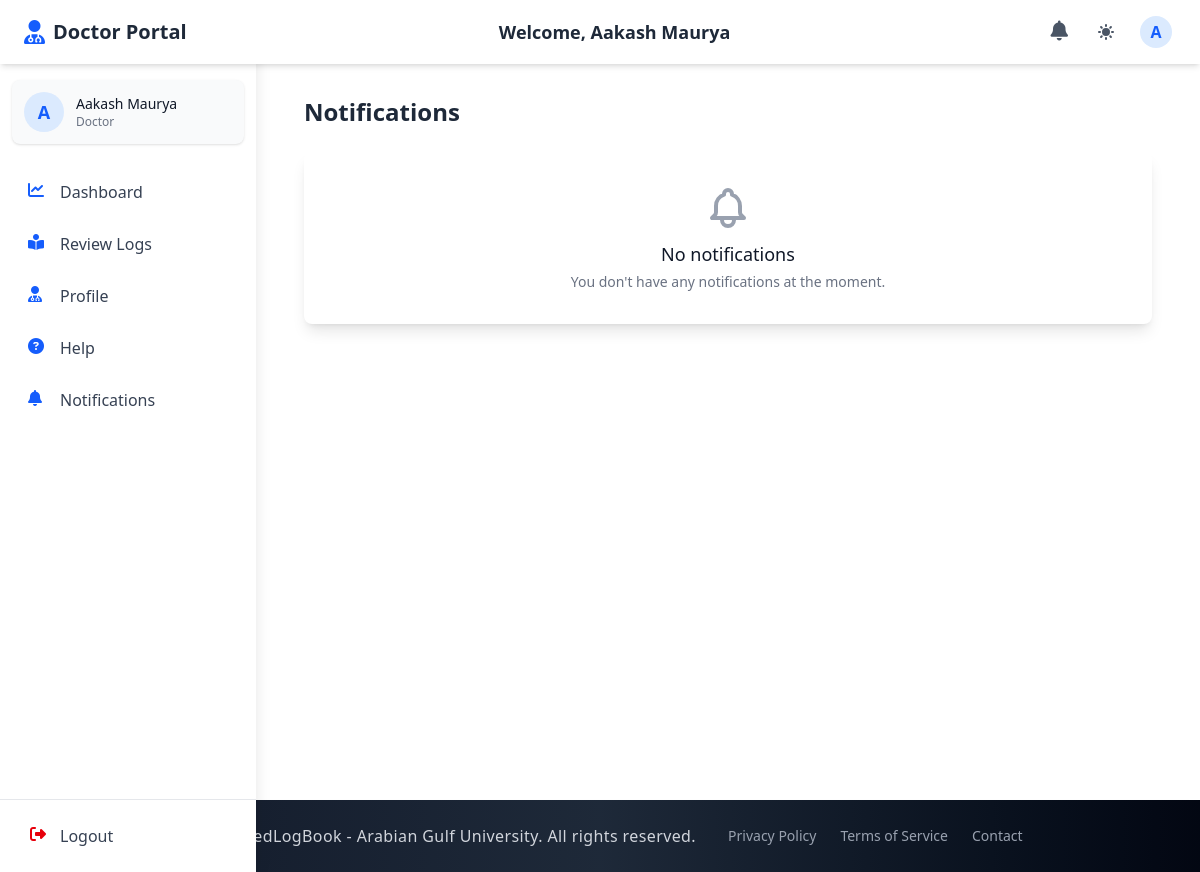
Before: /doctors/notifications/ (signed in) with the older database file.
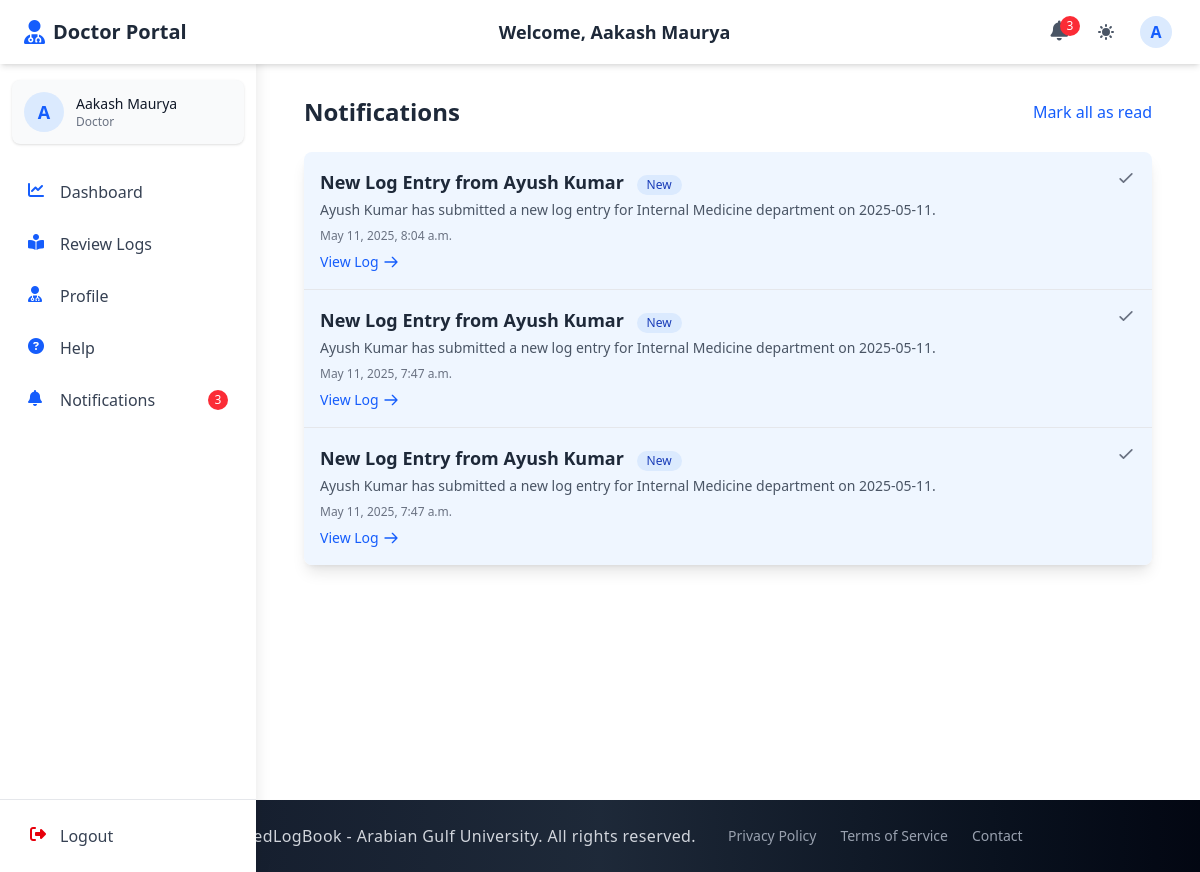
After: the same page with the newer database file.
### accounts/models.py (models this page shows, shortened)
class CustomUser(AbstractUser):
    email = models.EmailField(unique=True)
    first_name = models.CharField(max_length=150, blank=True)
    last_name = models.CharField(max_length=150, blank=True)
    profile_photo = models.ImageField(
        upload_to="profiles/", blank=True, null=True, default="profiles/default.jpg"
    )
    city = models.CharField(max_length=100, blank=True)
    country = models.CharField(max_length=100, blank=True)
    phone_no = models.CharField(max_length=20, blank=True)
    bio = models.TextField(blank=True)
    speciality = models.CharField(max_length=100, blank=True)
    ROLE_CHOICES = (
        ("student", "Student"),
        ("doctor", "Doctor"),
        ("staff", "Staff"),
        ("admin", "Admin"),
    )
    role = models.CharField(max_length=10, choices=ROLE_CHOICES, default="student")
    groups = models.ManyToManyField(
        "auth.Group", related_name="customuser_groups", blank=True
    )
    user_permissions = models.ManyToManyField(
        "auth.Permission", related_name="customuser_permissions", blank=True
    )
    USERNAME_FIELD = "email"
    REQUIRED_FIELDS = ["username"]

### doctor_section/models.py (models this page shows, shortened)
class Notification(models.Model):
    recipient = models.ForeignKey(Doctor, on_delete=models.CASCADE, related_name='notifications')
    log_entry = models.ForeignKey(StudentLogFormModel, on_delete=models.CASCADE, null=True, blank=True)
    title = models.CharField(max_length=100)
    message = models.TextField()
    created_at = models.DateTimeField(auto_now_add=True)
    is_read = models.BooleanField(default=False)
    class Meta:
        ordering = ['-created_at']
        verbose_name = "Notification"
        verbose_name_plural = "Notifications"

### doctor_section/views.py (the view)
# urls.py: path("notifications/", views.notifications, name="notifications"),
@login_required
def notifications(request):
    doctor = request.user.doctor_profile
    notifications_list = Notification.objects.filter(recipient=doctor).order_by('-created_at')
    if request.GET.get('mark_read'):
        notification_id = request.GET.get('mark_read')
        notification = get_object_or_404(Notification, id=notification_id, recipient=doctor)
        notification.mark_as_read()
        return redirect('doctor_section:notifications')
    if request.GET.get('mark_all_read'):
        notifications_list.filter(is_read=False).update(is_read=True)
        messages.success(request, "All notifications marked as read.")
        return redirect('doctor_section:notifications')
    paginator = Paginator(notifications_list, 10)  # 10 items per page
    page_number = request.GET.get('page')
    page_obj = paginator.get_page(page_number)
    context = {
        'notifications': page_obj,
        'unread_count': notifications_list.filter(is_read=False).count(),
    }
    return render(request, "doctor_notifications.html", context)

### admin_section/context_processors.py (called while the page is built)
def admin_notification_count(request):
    if request.user.is_authenticated and request.user.role == 'admin':
        try:
            admin_unread_notifications_count = AdminNotification.objects.filter(recipient=request.user, is_read=False).count()
            return {'admin_unread_notifications_count': admin_unread_notifications_count}
        except:
            pass
    return {'admin_unread_notifications_count': 0}

### doctor_section/context_processors.py (called while the page is built)
def notification_count(request):
    if request.user.is_authenticated and hasattr(request.user, 'doctor_profile'):
        try:
            doctor = request.user.doctor_profile
            unread_notifications_count = Notification.objects.filter(recipient=doctor, is_read=False).count()
            return {'unread_notifications_count': unread_notifications_count}
        except:
            pass
    return {'unread_notifications_count': 0}

### student_section/context_processors.py (called while the page is built, shortened)
def student_notification_count(request):
    return {'student_unread_notifications_count': 0}

### doctor_section/templates/doctor_notifications.html (shortened to what this page needs)
{% extends 'base.html' %}
{% block navbar %}
  {% include './components/doc_auth_navbar.html' %}
{% endblock %}
{% block content %}
  <div class="container mx-auto px-4 py-8">
    <div class="flex justify-between items-center mb-6">
      <h2 class="text-2xl font-bold text-gray-800 dark:text-white">Notifications</h2>
      {% if unread_count > 0 %}
        <a href="?mark_all_read=true" class="text-blue-600 hover:text-blue-800 dark:text-blue-400 dark:hover:text-blue-300">
          Mark all as read
        </a>
      {% endif %}
    </div>
    {% if notifications %}
      <div class="bg-white dark:bg-gray-800 rounded-lg shadow-lg overflow-hidden">
        <ul class="divide-y divide-gray-200 dark:divide-gray-700">
          {% for notification in notifications %}
            <li class="p-4 {% if not notification.is_read %}bg-blue-50 dark:bg-blue-900/20{% endif %} transition-colors duration-200">
              <div class="flex justify-between items-start">
                <div>
                  <h3 class="text-lg font-semibold text-gray-800 dark:text-white">
                    {{ notification.title }}
                    {% if not notification.is_read %}
                      <span class="ml-2 inline-flex items-center px-2.5 py-0.5 rounded-full text-xs font-medium bg-blue-100 text-blue-800 dark:bg-blue-800 dark:text-blue-100">
                        New
                      </span>
                    {% endif %}
                  </h3>
                  <p class="text-sm text-gray-600 dark:text-gray-300 mt-1">{{ notification.message }}</p>
                  <p class="text-xs text-gray-500 dark:text-gray-400 mt-2">{{ notification.created_at|date:"F j, Y, g:i a" }}</p>
                  {% if notification.log_entry %}
                    <a href="{% url 'doctor_section:review_log' notification.log_entry.id %}" class="mt-2 inline-flex items-center text-sm text-blue-600 hover:text-blue-800 dark:text-blue-400 dark:hover:text-blue-300">
                      <span>View Log</span>
                      <svg class="w-4 h-4 ml-1" fill="none" stroke="currentColor" viewBox="0 0 24 24" xmlns="http://www.w3.org/2000/svg">
                        <path stroke-linecap="round" stroke-linejoin="round" stroke-width="2" d="M14 5l7 7m0 0l-7 7m7-7H3"></path>
                      </svg>
                    </a>
                  {% endif %}
                </div>
                {% if not notification.is_read %}
                  <a href="?mark_read={{ notification.id }}" class="text-gray-500 hover:text-gray-700 dark:text-gray-400 dark:hover:text-gray-300">
                    <svg class="w-5 h-5" fill="none" stroke="currentColor" viewBox="0 0 24 24" xmlns="http://www.w3.org/2000/svg">
                      <path stroke-linecap="round" stroke-linejoin="round" stroke-width="2" d="M5 13l4 4L19 7"></path>
                    </svg>
                  </a>
                {% endif %}
              </div>
            </li>
          {% endfor %}
        </ul>
      </div>
    {% else %}
      <div class="bg-white dark:bg-gray-800 rounded-lg shadow-lg p-8 text-center">
        <h3 class="mt-2 text-lg font-medium text-gray-900 dark:text-white">No notifications</h3>
        <p class="mt-1 text-sm text-gray-500 dark:text-gray-400">You don't have any notifications at the moment.</p>
      </div>
    {% endif %}
  </div>
{% endblock %}

### templates/base.html (shortened to what this page needs)
{% load static %}
<!DOCTYPE html>
<html lang="en" class="scroll-smooth">
  <head>
    <link rel="stylesheet" href="{% static 'css/main.css' %}" />
    <link rel="stylesheet" href="https://cdnjs.cloudflare.com/ajax/libs/font-awesome/6.4.2/css/all.min.css" />
  </head>
  <body class="bg-white dark:bg-gray-900 text-gray-900 dark:text-white transition-colors duration-300 min-h-screen flex flex-col">
    {% block navbar %}{% endblock %}
    <main class="flex-grow w-full transition-all duration-300">
      {% block content_container %}
      <div class="container mx-auto px-4 sm:px-6 lg:px-8">
        {% block content %}{% endblock %}
      </div>
      {% endblock %}
    </main>
    {% include './components/footer.html' %}
  </body>
</html>

### templates/components/doc_auth_navbar.html (shortened to what this page needs)
{% extends 'components/auth_navbar_base.html' %}
{% block home_url %}{% url 'doctor_section:doctor_dash' %}{% endblock %}
{% block header_icon %}fas fa-user-md{% endblock %}
{% block portal_name %}Doctor Portal{% endblock %}
{% block user_role %}Doctor{% endblock %}
{% block notifications_url %}{% url 'doctor_section:notifications' %}{% endblock %}
{% block logout_url_bottom %}{% url 'doctor_section:logout' %}{% endblock %}
{% block sidebar_menu %}
  <a href="{% url 'doctor_section:doctor_dash' %}" class="nav-item flex items-center px-4 py-3 text-gray-700 dark:text-gray-300 rounded-lg hover:bg-gray-100 dark:hover:bg-gray-700 group transition-colors duration-200">
    <i class="fas fa-chart-line w-5 h-5 text-blue-600 dark:text-blue-400"></i>
    <span class="ml-3 font-medium">Dashboard</span>
  </a>
  <a href="{% url 'doctor_section:doctor_reviews' %}" class="nav-item flex items-center px-4 py-3 text-gray-700 dark:text-gray-300 rounded-lg hover:bg-gray-100 dark:hover:bg-gray-700 group transition-colors duration-200">
    <i class="fas fa-book-reader w-5 h-5 text-blue-600 dark:text-blue-400"></i>
    <span class="ml-3 font-medium">Review Logs</span>
  </a>
  <a href="{% url 'doctor_section:doctor_profile' %}" class="nav-item flex items-center px-4 py-3 text-gray-700 dark:text-gray-300 rounded-lg hover:bg-gray-100 dark:hover:bg-gray-700 group transition-colors duration-200">
    <i class="fas fa-user-md w-5 h-5 text-blue-600 dark:text-blue-400"></i>
    <span class="ml-3 font-medium">Profile</span>
  </a>
  <a href="{% url 'doctor_section:doctor_help' %}" class="nav-item flex items-center px-4 py-3 text-gray-700 dark:text-gray-300 rounded-lg hover:bg-gray-100 dark:hover:bg-gray-700 group transition-colors duration-200">
    <i class="fas fa-question-circle w-5 h-5 text-blue-600 dark:text-blue-400"></i>
    <span class="ml-3 font-medium">Help</span>
  </a>
  <a href="{% url 'doctor_section:notifications' %}" class="nav-item flex items-center px-4 py-3 text-gray-700 dark:text-gray-300 rounded-lg hover:bg-gray-100 dark:hover:bg-gray-700 group transition-colors duration-200">
    <i class="fas fa-bell w-5 h-5 text-blue-600 dark:text-blue-400"></i>
    <span class="ml-3 font-medium">Notifications</span>
    {% if unread_notifications_count > 0 %}
      <span class="ml-auto bg-red-500 text-white text-xs rounded-full h-5 w-5 flex items-center justify-center">
        {{ unread_notifications_count }}
      </span>
    {% endif %}
  </a>
{% endblock %}

### templates/components/auth_navbar_base.html (shortened to what this page needs)
<header class="bg-white dark:bg-gray-800 shadow-md fixed top-0 left-0 right-0 z-40 h-16 transition-all duration-300">
  <div class="flex items-center justify-between h-full px-4 md:px-6 max-w-7xl mx-auto">
    <div class="flex items-center space-x-3">
      <a href="{% block home_url %}{% endblock %}" class="flex items-center">
        <i class="{% block header_icon %}fas fa-book-medical{% endblock %} text-blue-600 dark:text-blue-400 text-2xl mr-2"></i>
        <span class="font-bold text-xl text-gray-800 dark:text-white hidden sm:inline">{% block portal_name %}ElogBook Portal{% endblock %}</span>
      </a>
    </div>
    <div class="hidden md:block text-center">
      <h1 class="text-lg font-semibold text-gray-800 dark:text-white">
        Welcome, {% block user_title %}{% endblock %} {{ request.session.first_name }} {{ request.session.last_name }}
      </h1>
    </div>
    <div class="flex items-center space-x-3">
      <div class="relative">
        <a href="{% block notifications_url %}#{% endblock %}" class="p-2 text-gray-600 dark:text-gray-300 hover:bg-gray-100 dark:hover:bg-gray-700 rounded-full transition-colors duration-200" aria-label="Notifications">
          <i class="fas fa-bell text-xl"></i>
          {% if unread_notifications_count > 0 %}
            <span class="absolute -top-1 -right-1 bg-red-500 text-white text-xs rounded-full h-5 w-5 flex items-center justify-center">{{ unread_notifications_count }}</span>
          {% endif %}
        </a>
      </div>
      <button id="theme-toggle" aria-label="Toggle dark mode" class="p-2 text-gray-600 dark:text-gray-300 hover:bg-gray-100 dark:hover:bg-gray-700 rounded-full transition-colors duration-200 focus:outline-none focus:ring-2 focus:ring-blue-500">
      </button>
      <div class="relative" x-data="{open: false}">
        <button @click="open = !open" id="user-menu-button" class="flex items-center text-gray-600 dark:text-gray-300 hover:bg-gray-100 dark:hover:bg-gray-700 rounded-full p-1 focus:outline-none focus:ring-2 focus:ring-blue-500">
          <div class="h-8 w-8 rounded-full bg-blue-100 dark:bg-blue-900 flex items-center justify-center text-blue-600 dark:text-blue-300 font-semibold">
            {{ request.session.first_name|slice:"0:1" }}
          </div>
        </button>
      </div>
    </div>
  </div>
</header>
<aside id="sidebar" class="fixed inset-y-0 left-0 z-30 w-64 pt-16 bg-white dark:bg-gray-800 shadow-lg transform -translate-x-full transition-transform duration-300 ease-in-out md:translate-x-0 overflow-hidden">
  <div class="h-full flex flex-col">
    <div class="flex-1 px-3 py-4 overflow-y-auto">
      <div class="flex items-center p-3 mb-6 rounded-lg bg-gray-50 dark:bg-gray-700 shadow-sm">
        <div class="flex-shrink-0">
          <div class="h-10 w-10 rounded-full bg-blue-100 dark:bg-blue-900 flex items-center justify-center text-blue-600 dark:text-blue-300 font-semibold text-lg">
            {{ request.session.first_name|slice:"0:1" }}
          </div>
        </div>
        <div class="ml-3 overflow-hidden">
        <p class="text-sm font-medium text-gray-900 dark:text-white truncate">{{ request.session.first_name }} {{ request.session.last_name }}</p>
        <p class="text-xs text-gray-500 dark:text-gray-400 truncate">{% block user_role %}User{% endblock %}</p>
      </div>
    </div>
      <nav class="space-y-1">
        {% block sidebar_menu %}{% endblock %}
      </nav>
    </div>
    <div class="px-3 py-3 border-t border-gray-200 dark:border-gray-700">
      <form method="POST" action="{% block logout_url_bottom %}#{% endblock %}" class="w-full">
        <button type="submit" class="flex w-full items-center px-4 py-3 text-gray-700 dark:text-gray-300 rounded-lg hover:bg-gray-100 dark:hover:bg-gray-700 group transition-colors duration-200">
          <i class="fas fa-sign-out-alt w-5 h-5 text-red-600 dark:text-red-400"></i>
          <span class="ml-3 font-medium">Logout</span>
        </button>
      </form>
    </div>
  </div>
</aside>
<div id="content-wrapper" class="pt-16 md:pl-64 min-h-screen transition-all duration-300">
</div>

### templates/components/footer.html
<footer class="bg-gradient-to-r from-gray-900 via-gray-800 to-gray-950 text-white py-6 transition-colors duration-300 shadow-lg">
  <div class="footer-container mx-auto px-4 text-center">
    <div class="flex flex-col md:flex-row justify-center items-center space-y-4 md:space-y-0 md:space-x-8">
      <div class="text-center">
        <p class="text-base font-light tracking-wide text-gray-300 hover:text-white transition-colors duration-200">
          © 2022 MedLogBook - Arabian Gulf University. All rights reserved.
        </p>
      </div>
      <div class="flex flex-col md:flex-row space-y-2 md:space-y-0 md:space-x-6">
        <a href="#" class="text-sm font-medium text-gray-400 hover:text-indigo-300 transition-colors duration-200 ease-in-out hover:underline underline-offset-4 decoration-2 decoration-indigo-300">Privacy Policy</a>
        <a href="#" class="text-sm font-medium text-gray-400 hover:text-indigo-300 transition-colors duration-200 ease-in-out hover:underline underline-offset-4 decoration-2 decoration-indigo-300">Terms of Service</a>
        <a href="#" class="text-sm font-medium text-gray-400 hover:text-indigo-300 transition-colors duration-200 ease-in-out hover:underline underline-offset-4 decoration-2 decoration-indigo-300">Contact</a>
      </div>
    </div>
  </div>
</footer>

### templates/components/auth_navbar_base.html (style rules this page uses)
.nav-active { @apply bg-blue-50 text-blue-700 dark:bg-gray-700 dark:text-blue-400 font-semibold border-l-4 border-blue-600 dark:border-blue-400; }
.nav-active i { @apply text-blue-700 dark:text-blue-400; }
@media (min-width: 768px) { #content-wrapper { padding-left: 16rem; } }
#sidebar { box-shadow: 0 0 15px rgba(0, 0, 0, 0.1); }

Changed rows visible on the page:
added Notification: title "New Log Entry from Ayush Kumar", is_read "New", message "Ayush Kumar has submitted a new log entry for Internal Medicine department on 2025-05-11.", created_at "May 11, 2025, 8:04 a.m.", shows "View Log"
added Notification: title "New Log Entry from Ayush Kumar", is_read "New", message "Ayush Kumar has submitted a new log entry for Internal Medicine department on 2025-05-11.", created_at "May 11, 2025, 7:47 a.m.", shows "View Log"
added Notification: title "New Log Entry from Ayush Kumar", is_read "New", message "Ayush Kumar has submitted a new log entry for Internal Medicine department on 2025-05-11.", created_at "May 11, 2025, 7:47 a.m.", shows "View Log"
Other visible differences:
{{ unread_notifications_count }}: (not shown) → "3"
text no longer shown: "No notifications You don't have any notifications at the moment."
text now shown: "Mark all as read"
